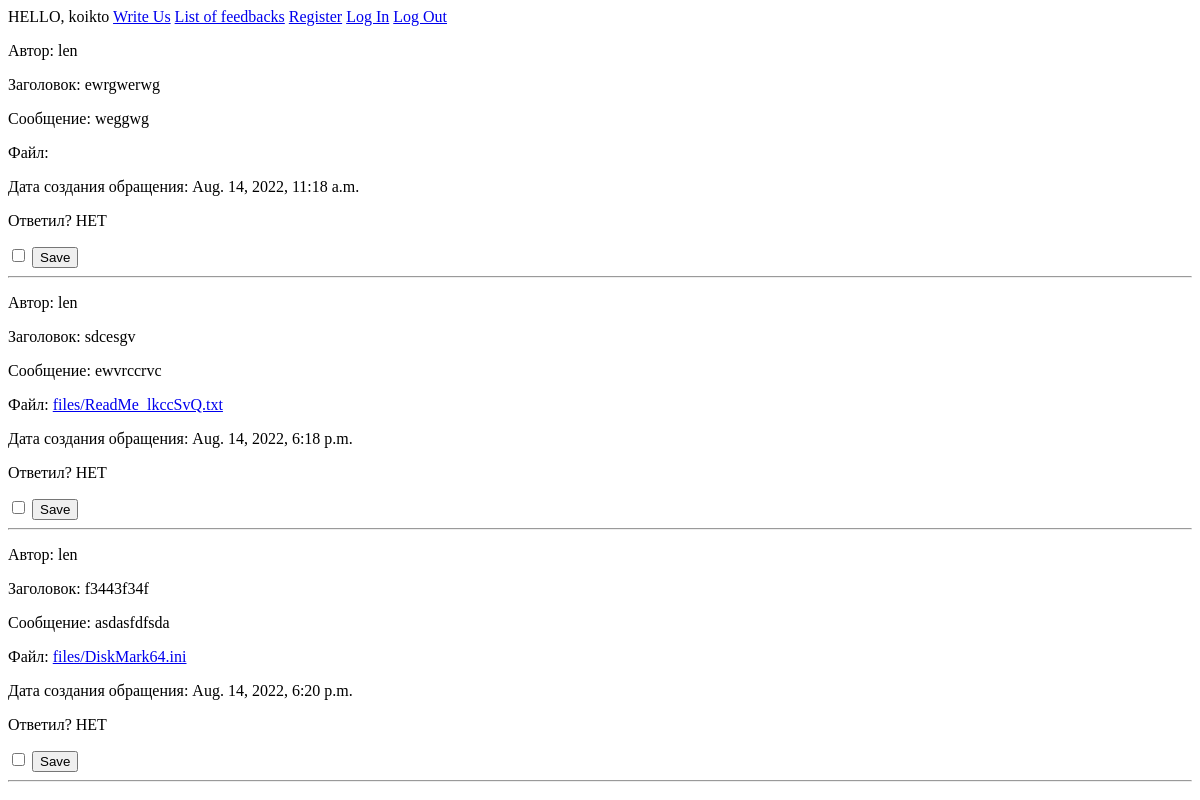
The page /feedback_list/ (signed in) on the database as committed earlier.
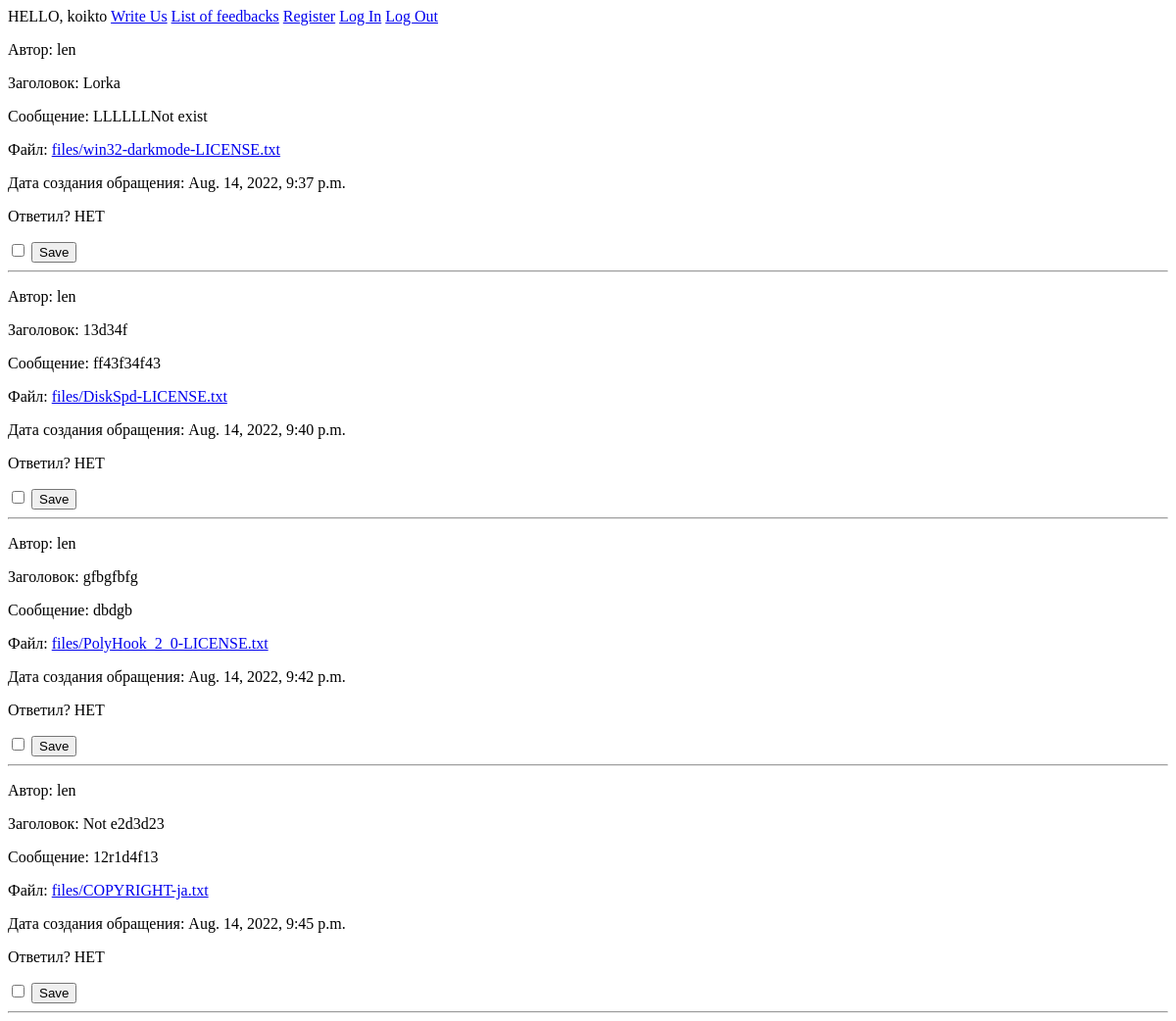
The same page on the database as committed later.
### core/models.py (models this page shows)
class Feedback(models.Model):
    id = models.AutoField(primary_key=True)
    title = models.CharField(max_length=350, default="Not exist")
    message = models.TextField(max_length=10000, default="Not exist")
    author = models.ForeignKey(User, on_delete=models.CASCADE, blank=True)
    isInWork = models.BooleanField(default=False)
    file = models.FileField(null=True, upload_to='files/', blank=True)
    creationTime = models.DateTimeField(auto_now=False, auto_now_add=True)

### core/views.py (the view, shortened to what this page needs)
# urls.py: path('feedback_list/', views.FeedbackListView.as_view(), name='feedback_list_page'),
class FeedbackListView(PermissionRequiredMixin, ListView):
    form_class = FeedbackCheckForm
    permission_required = ('core.view_feedback','core.change_feedback')
    template_name = "feedback_list.html"
    extra_context = {
        'form': form_class,
        'feedbackList': Feedback.objects.all(),
        }
    success_url = reverse_lazy('login_page')
    feedback = {}
    def get(self, request):
        return render(request, self.template_name, self.extra_context)

### templates/feedback_list.html (shortened to what this page needs)
{% extends 'base.html' %}
{% block content %}
    {% for feedback in feedbackList%}
</p>  Автор: {{ feedback.author}}
</p>  Заголовок: {{ feedback.title }}
</p>  Сообщение: {{ feedback.message }}
</p>  Файл: <a href="{{ MEDIA_URL }}{{ feedback.file }}">{{ feedback.file }}</a>
</p>  Дата создания обращения: {{ feedback.creationTime }}
<form method="POST">{% csrf_token %}
</p>  Ответил? {% if feedback.isInWork %} ДА {% else %} НЕТ {% endif %}
</p>{{ form.isInWork }}
<button type="submit" name="{{ feedback.id }}_button">Save</button>
</form>
<hr>
    {% endfor %}
{% endblock %}

### templates/base.html (shortened to what this page needs)
<!doctype html>
{% load static %}
<html lang="en">
  <head>
  </head>
  <body>
    HELLO, {{ user }}
    <a href="/feedback">Write Us</a>
    <a href="/feedback_list">List of feedbacks</a>
    <a href="/register">Register</a>
    <a href="/login">Log In</a>
    <a href="/logout">Log Out</a>
    {% block content %}
    {% endblock %}
  </body>
</html>

Rows that differ between the two databases and show on the page:
removed Feedback: author "len", title "ewrgwerwg", message "weggwg", creationTime "Aug. 14, 2022, 11:18 a.m.", isInWork "НЕТ"
removed Feedback: author "len", title "sdcesgv", message "ewvrccrvc", file "files/ReadMe_lkccSvQ.txt", creationTime "Aug. 14, 2022, 6:18 p.m.", isInWork "НЕТ"
removed Feedback: author "len", title "f3443f34f", message "asdasfdfsda", file "files/DiskMark64.ini", creationTime "Aug. 14, 2022, 6:20 p.m.", isInWork "НЕТ"
added Feedback: author "len", title "Lorka", message "LLLLLLNot exist", file "files/win32-darkmode-LICENSE.txt", creationTime "Aug. 14, 2022, 9:37 p.m.", isInWork "НЕТ"
added Feedback: author "len", title "13d34f", message "ff43f34f43", file "files/DiskSpd-LICENSE.txt", creationTime "Aug. 14, 2022, 9:40 p.m.", isInWork "НЕТ"
added Feedback: author "len", title "gfbgfbfg", message "dbdgb", file "files/PolyHook_2_0-LICENSE.txt", creationTime "Aug. 14, 2022, 9:42 p.m.", isInWork "НЕТ"
added Feedback: author "len", title "Not e2d3d23", message "12r1d4f13", file "files/COPYRIGHT-ja.txt", creationTime "Aug. 14, 2022, 9:45 p.m.", isInWork "НЕТ"
